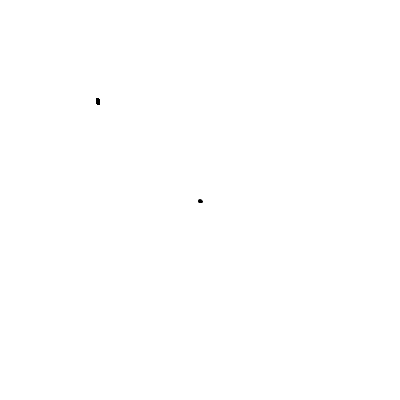
#> input picture TestImages/centroid.png, 400 x 400 px
$ python centroid.py
#> lines starting #> are read from the running program, lines starting #| are printed output that depends on the picture; after the words box and inside, x2 and y2 are one past the last pixel; in counts of white or black regions, pixels touching at a corner belong together; long printed decimals are rounded

import numpy as np
import cv2
from matplotlib import pyplot as plt
import queue
from PIL import ImageGrab, Image, ImageOps
from skimage.transform import resize

# how to resize a image
# bottle_resized = resize(bottle, (140, 54))

# Picture path
imgname = "centroid.png"


# grey scale image with black background
def get_centroid(image):
    m = cv2.moments(image)
    x = m['m10'] / m['m00']
    y = m['m01'] / m['m00']
    return x, y


def is_centroid_in_window(x, y, box):
    x1 = box[0]
    y1 = box[1]
    x2 = box[2]
    y2 = box[3]
    return (x1 < x and x > x2) and (y1 < y and y > y2)


def get_outer_frame(image):
    """
    get the outer frame of the written formula
    :param image: numpy array representing the image with black background
    :return: the coordinates of the frame (x1, y1, x2, y2)
    """
    non_zero = np.nonzero(image)
    x, y = non_zero
    x1 = x[0]
    y1 = y[0]
    x2 = x[-1]
    y2 = y[-1]
    return (x1, y1, x2, y2)


# Read picture
image = cv2.imread(imgname, cv2.IMREAD_GRAYSCALE)
#> image is the input picture: shape (400, 400); min 0, max 255, mean 254.9
image = 255 - image
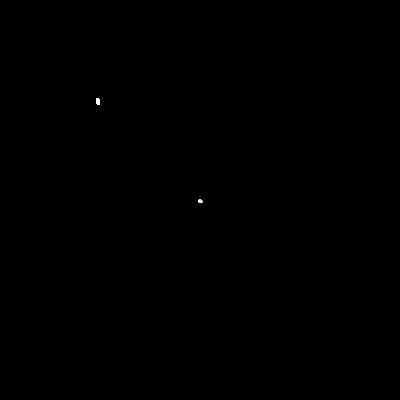
#> image: shape (400, 400); min 0, max 255, mean 0.1
# Image height and width
h, w = image.shape[:2]
#> h = 400; w = 400
print(w, h)
#| 400 400

x , y = get_centroid(image)
#> in get_centroid, `m = cv2.moments(image)`: m = moments, m00 10623, centre m10/m00, m01/m00 = (136, 138.5)
#> in get_centroid, `x = m['m10'] / m['m00']`: x = 136
#> in get_centroid, `y = m['m01'] / m['m00']`: y = 138.5
#> x = 136; y = 138.5

print("centroid is {}, {}".format(x, y))
#| centroid is 135.982, 138.468

cv2.circle(image, (int(x), int(y)), 5, 255, 5)
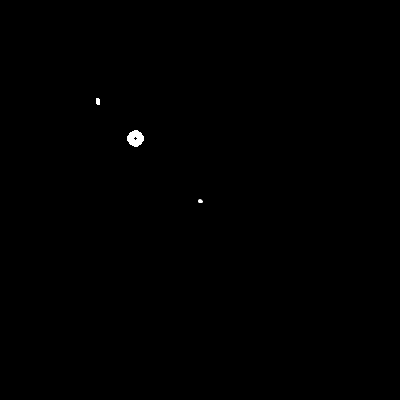
#> image: shape (400, 400); 0.13% of pixels changed, all inside (x1, y1, x2, y2) = (127, 130, 144, 147)
cv2.imshow('out', image)

#
cv2.waitKey(0)
cv2.destroyAllWindows()
